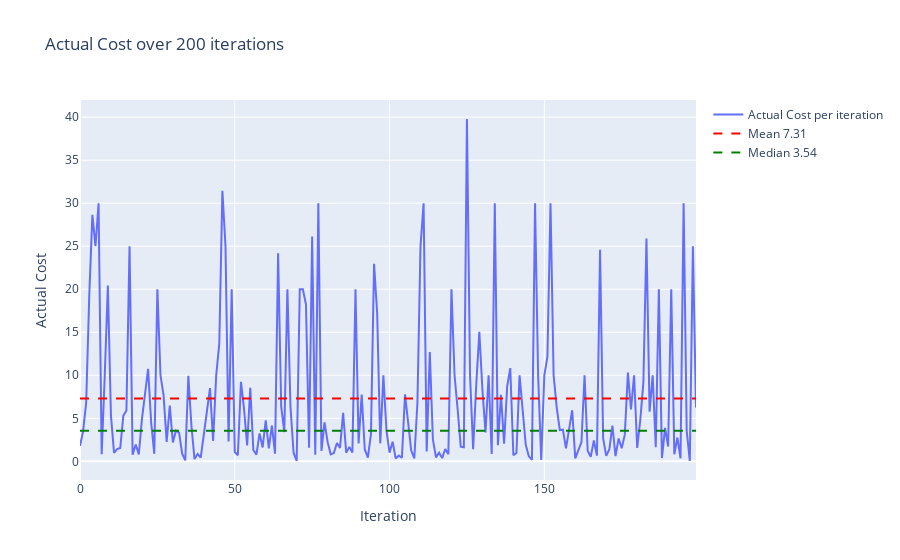
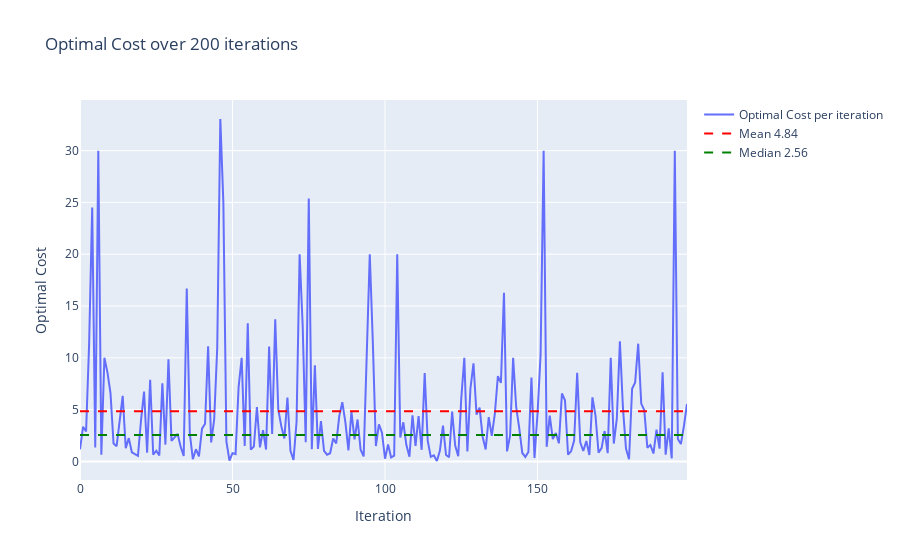
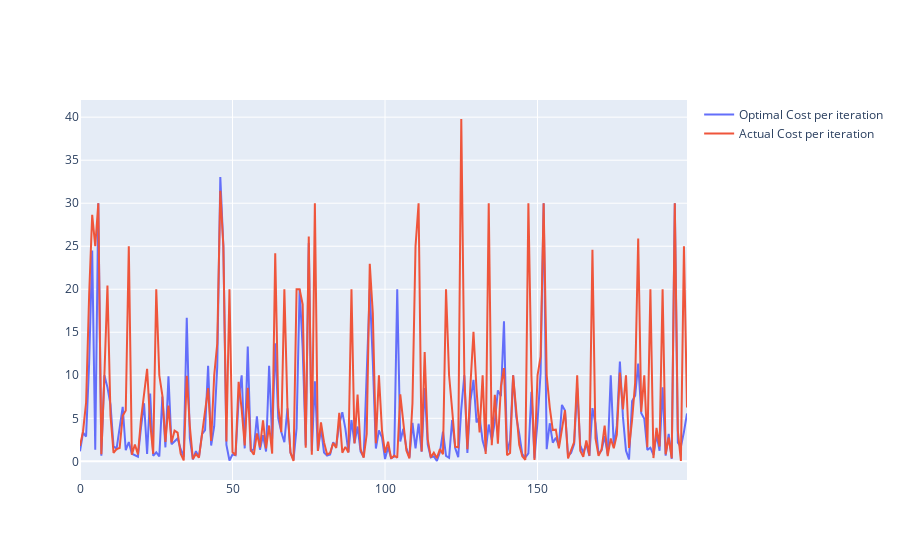

Notebook cell for these charts, in order:
### Code cell
methods.plot_plotly(data=df['actual_cost'], data_label='Actual Cost')
methods.plot_plotly(data=df['optimal_cost'], data_label='Optimal Cost')
methods.multi_plot_plotly(data=[df['optimal_cost'], df['actual_cost']], data_label=['Optimal Cost', 'Actual Cost'])

### Figure 1 — Plotly figure (JSON) as saved in the notebook; plotly's stock layout.template omitted (floating-point values rounded to 4 significant figures; data arrays with more than 128 entries replaced by an {"elided": "..."} marker saying what was removed)
{"data": [{"mode": "lines", "name": "Actual Cost per iteration", "type": "scatter", "y": {"elided": "200 float values"}}, {"line": {"color": "red", "dash": "dash"}, "mode": "lines", "name": "Mean 7.31", "type": "scatter", "x": [0, 199], "y": [7.306, 7.306]}, {"line": {"color": "green", "dash": "dash"}, "mode": "lines", "name": "Median 3.54", "type": "scatter", "x": [0, 199], "y": [3.54, 3.54]}], "layout": {"title": {"text": "Actual Cost over 200 iterations"}, "xaxis": {"title": {"text": "Iteration"}}, "yaxis": {"title": {"text": "Actual Cost"}}}}

### Figure 2 — Plotly figure (JSON) as saved in the notebook; plotly's stock layout.template omitted (floating-point values rounded to 4 significant figures; data arrays with more than 128 entries replaced by an {"elided": "..."} marker saying what was removed)
{"data": [{"mode": "lines", "name": "Optimal Cost per iteration", "type": "scatter", "y": {"elided": "200 float values"}}, {"line": {"color": "red", "dash": "dash"}, "mode": "lines", "name": "Mean 4.84", "type": "scatter", "x": [0, 199], "y": [4.837, 4.837]}, {"line": {"color": "green", "dash": "dash"}, "mode": "lines", "name": "Median 2.56", "type": "scatter", "x": [0, 199], "y": [2.561, 2.561]}], "layout": {"title": {"text": "Optimal Cost over 200 iterations"}, "xaxis": {"title": {"text": "Iteration"}}, "yaxis": {"title": {"text": "Optimal Cost"}}}}

### Figure 3 — Plotly figure (JSON) as saved in the notebook; plotly's stock layout.template omitted (floating-point values rounded to 4 significant figures; data arrays with more than 128 entries replaced by an {"elided": "..."} marker saying what was removed)
{"data": [{"mode": "lines", "name": "Optimal Cost per iteration", "type": "scatter", "y": {"elided": "200 float values"}}, {"mode": "lines", "name": "Actual Cost per iteration", "type": "scatter", "y": {"elided": "200 float values"}}], "layout": {}}
